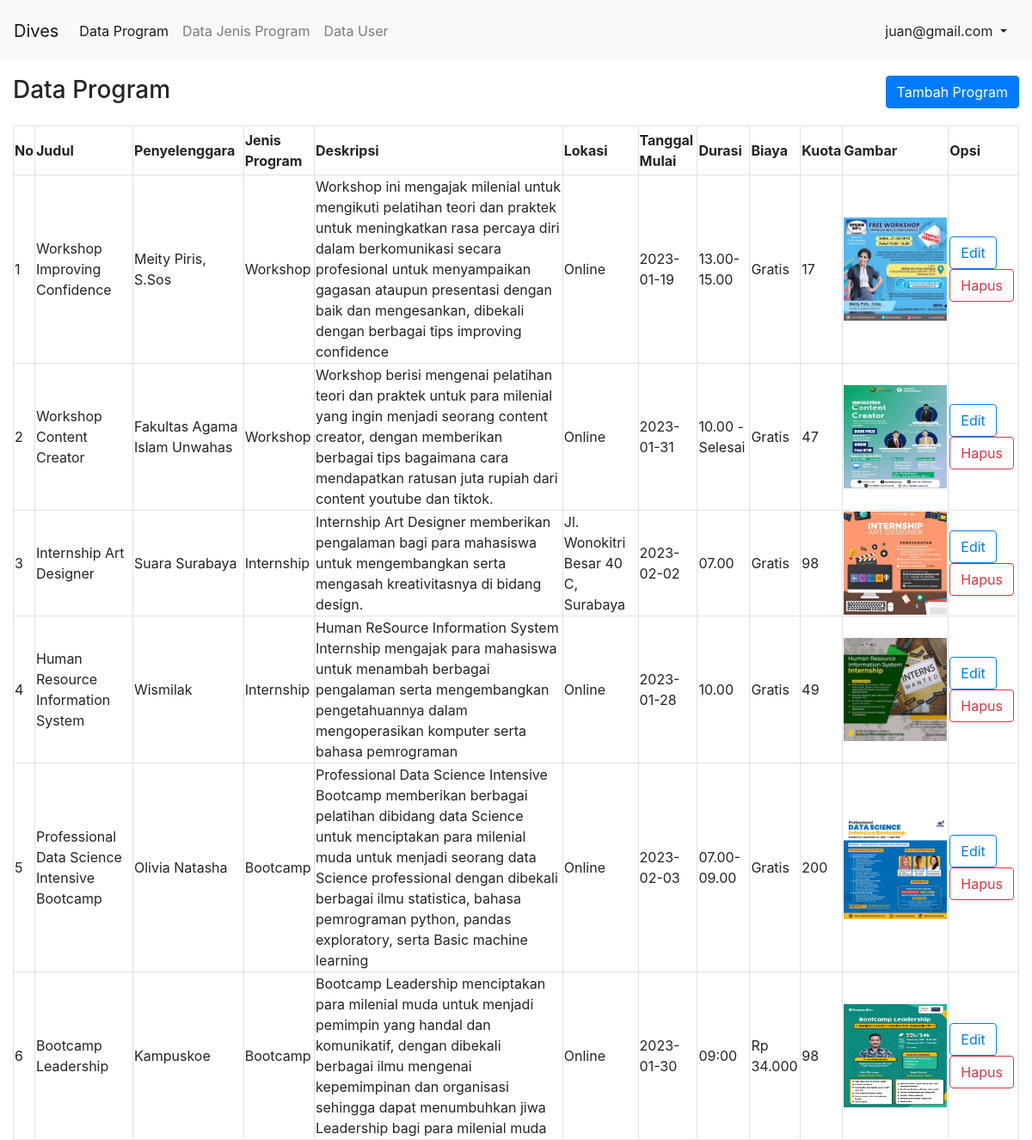
Page /Admin-page/index.php (signed in) on the committed database.
### tables this page shows
CREATE TABLE `tb_program` (
  `id_program` int(11) NOT NULL,
  `judul_program` varchar(255) NOT NULL,
  `penyelenggara` varchar(100) NOT NULL,
  `id_jenisprogram` int(11) NOT NULL,
  `deskripsi` text NOT NULL,
  `lokasi` varchar(100) NOT NULL,
  `tanggal_mulai` date NOT NULL,
  `jam` varchar(50) NOT NULL,
  `biaya` varchar(25) NOT NULL,
  `kuota` int(11) NOT NULL,
  `gambar` varchar(255) DEFAULT NULL
);

CREATE TABLE `tb_jenisprogram` (
  `id_jenisprogram` int(11) NOT NULL,
  `nama_jenis` varchar(50) NOT NULL
);

### Admin-page/index.php (the view, shortened to what this page needs)
<!DOCTYPE html>
<html lang="en">
<head>
	<link rel="stylesheet" href="https://cdn.jsdelivr.net/npm/bootstrap@4.0.0/dist/css/bootstrap.min.css">
</head>
<body>
	<?php
		include "../komponen/navbar.php";
	?>
	<div class="container-fluid pt-3">
		<div class="row mb-3">
			<div class="col-6">
				<h3>Data Program</h3>
			</div>
			<div class="col-6">
				<a href="tambah.php" class="btn btn-primary float-right">Tambah Program</a>
			</div>
		</div>
		<div class="row">
			<div class="col-12">
				<table width="100%" class="table-hover table-bordered">
					<tr>
						<th class="py-3">No</th>
						<th>Judul</th>
						<th>Penyelenggara</th>
						<th>Jenis Program</th>
						<th>Deskripsi</th>
						<th>Lokasi</th>
						<th>Tanggal Mulai</th>
						<th>Durasi</th>
						<th>Biaya</th>
						<th>Kuota</th>
						<th>Gambar</th>
						<th>Opsi</th>
					</tr>
					<?php
						include_once("../config.php");
						$result = mysqli_query($conn, "SELECT * FROM tb_program INNER JOIN tb_jenisprogram
						ON tb_program.id_jenisprogram = tb_jenisprogram.id_jenisprogram");
						$nomor = 1;
						while($data = mysqli_fetch_array($result)){
					?>
					<tr>
						<td class="py-3"><?php echo $nomor++; ?></td>
						<td><?php echo $data['judul_program']; ?></td>
						<td><?php echo $data['penyelenggara']; ?></td>
						<td><?php echo $data['nama_jenis']; ?></td>
						<td><?php echo $data['deskripsi']; ?></td>
						<td><?php echo $data['lokasi']; ?></td>
						<td><?php echo $data['tanggal_mulai']; ?></td>
						<td><?php echo $data['jam']; ?></td>
						<td><?php echo $data['biaya']; ?></td>
						<td><?php echo $data['kuota']; ?></td>
						<td><img src="gambar/<?php echo $data['gambar']; ?>" style="width: 120px; height: 120px;"></td>
						<td>
							<a class="btn btn-outline-primary" href="edit.php?id=<?php echo $data['id_program']; ?>">Edit</a>
							<a class="btn btn-outline-danger" href="hapus.php?id=<?php echo $data['id_program']; ?>" onclick="return confirm('Apakah anda yakin ingin hapus ?')">Hapus</a>
						</td>
					</tr>
					<?php } ?>
				</table>
			</div>
		</div>
	</div>
</body>
</html>

### rows in the picture
tb_program: judul_program "Workshop Improving Confidence", penyelenggara "Meity Piris, S.Sos", id_jenisprogram.nama_jenis "Workshop", deskripsi "Workshop ini mengajak milenial untuk mengikuti pelatihan teori dan praktek untuk meningkatkan rasa percaya diri dalam berkomunikasi secara profesional untuk menyampaikan gagasan ataupun presentasi dengan baik dan mengesankan, dibekali dengan berbagai tips improving confidence", lokasi "Online", tanggal_mulai "2023-01-19", jam "13.00-15.00", biaya "Gratis", kuota "17", gambar (picture)
tb_program: judul_program "Workshop Content Creator", penyelenggara "Fakultas Agama Islam Unwahas", id_jenisprogram.nama_jenis "Workshop", deskripsi "Workshop berisi mengenai pelatihan teori dan praktek untuk para milenial yang ingin menjadi seorang content creator, dengan memberikan berbagai tips bagaimana cara mendapatkan ratusan juta rupiah dari content youtube dan tiktok.", lokasi "Online", tanggal_mulai "2023-01-31", jam "10.00 - Selesai", biaya "Gratis", kuota "47", gambar (picture)
tb_program: judul_program "Internship Art Designer", penyelenggara "Suara Surabaya", id_jenisprogram.nama_jenis "Internship", deskripsi "Internship Art Designer memberikan pengalaman bagi para mahasiswa untuk mengembangkan serta mengasah kreativitasnya di bidang design.", lokasi "Jl. Wonokitri Besar 40 C, Surabaya", tanggal_mulai "2023-02-02", jam "07.00", biaya "Gratis", kuota "98", gambar (picture)
tb_program: judul_program "Human Resource Information System", penyelenggara "Wismilak", id_jenisprogram.nama_jenis "Internship", deskripsi "Human ReSource Information System Internship mengajak para mahasiswa untuk menambah berbagai pengalaman serta mengembangkan pengetahuannya dalam mengoperasikan komputer serta bahasa pemrograman", lokasi "Online", tanggal_mulai "2023-01-28", jam "10.00", biaya "Gratis", kuota "49", gambar (picture)
tb_program: judul_program "Professional Data Science Intensive Bootcamp", penyelenggara "Olivia Natasha", id_jenisprogram.nama_jenis "Bootcamp", deskripsi "Professional Data Science Intensive Bootcamp memberikan berbagai pelatihan dibidang data Science untuk menciptakan para milenial muda untuk menjadi seorang data Science professional dengan dibekali berbagai ilmu statistica, bahasa pemrograman python, pandas exploratory, serta Basic machine learning", lokasi "Online", tanggal_mulai "2023-02-03", jam "07.00-09.00", biaya "Gratis", kuota "200", gambar (picture)
tb_program: judul_program "Bootcamp Leadership", penyelenggara "Kampuskoe", id_jenisprogram.nama_jenis "Bootcamp", deskripsi "Bootcamp Leadership menciptakan para milenial muda untuk menjadi pemimpin yang handal dan komunikatif, dengan dibekali berbagai ilmu mengenai kepemimpinan dan organisasi sehingga dapat menumbuhkan jiwa Leadership bagi para milenial muda", lokasi "Online", tanggal_mulai "2023-01-30", jam "09:00", biaya "Rp 34.000", kuota "98", gambar (picture)

### other values in the picture
$_SESSION['email'] "juan@gmail.com"
